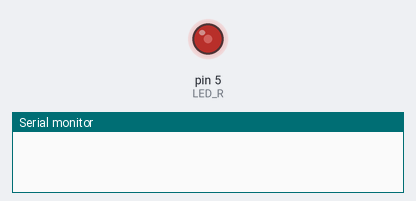
The sketch below on a simulated Arduino Uno, built with avr-gcc and run on an emulated ATmega328P. Parts: output pins drawn as LEDs (lit = HIGH), the last lines printed to the serial monitor. Random numbers use the default seed unless the sketch sets one.

Above: at 0.1 s.
At 10.3 s:
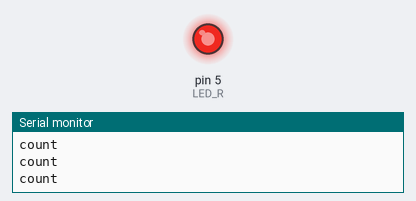
At 18.5 s:
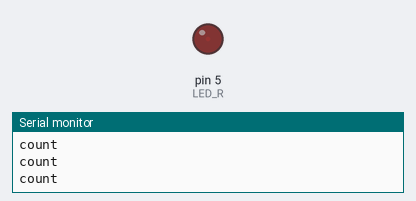
At 36.9 s:
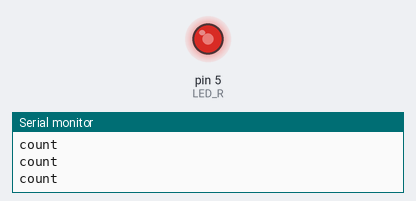
Timing chart, 0 to 40.0 s (numbered marks = the images above):
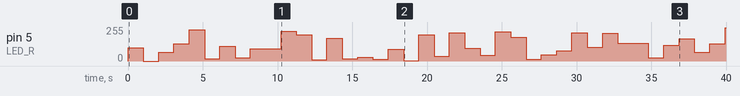

Measured:
- by itself, pin 5 (LED_R): 100/255 → 0/255 at 1.0 s, → 67/255 1.0 s later, → 130/255 1.0 s later, → 234/255 1.0 s later, … (37 changes in this stretch)

The sketch:

lab8_1.ino
```cpp
const int LED_R = 5;
const int LED_G = 10;
const int LED_B = 6;

//void setup(){
//  Serial.begin(9600);
//
//  pinMode(LED_R, OUTPUT); // R
//  pinMode(LED_G, OUTPUT); // G
//  pinMode(LED_B, OUTPUT); // B
//
//  randomSeed(analogRead(A0));
//
//  cli(); // stop interrupts, atomic access to reg.
//
//  // initialize timer1
//  TCCR1A = 0;    TCCR1B = 0;    TCNT1 = 0;
//  TCCR1B |= (1 << WGM12); // turn on CTC
//  TCCR1B |= (1<<CS12) | (1<<CS10); // 1024 prescaler
////  OCR1A = 156;  // target for counting
//  OCR1A = 1564;  // target for counting
////  OCR1A = 31;  // target for counting
//  TIMSK1 |= (1<<OCIE1A); // enable timer compare int.
//
//  // initialize timer0
//  TCCR0A = 0;    TCCR0B = 0;    TCNT0 = 0;
//  TCCR0B |= (1 << WGM12); // turn on CTC
//  TCCR0B |= (1 << CS12) | (1<<CS10); // 1024 prescaler
//  OCR0A = 156;  // target for counting
//  TIMSK0 |= (1<<OCIE0A); // enable timer compare int.
//
//  sei(); // enable all interrupts
//
//}
//
//void loop(){ }
//
//int intensity = -1;
//void led(int intens){
//  intensity = intens;
//}
//
//int counter = 0;
//ISR(TIMER0_COMPA_vect) {
//  counter++;
//  if(counter==100){
//    int randomIntens = random(0, 6);
//    led(randomIntens);
//    counter = 0;
//  }
//}
//
//
//int ledCounter = 0;
//ISR(TIMER1_COMPA_vect) {
//  if(ledCounter<5-intensity){
//    digitalWrite(LED_R, LOW);
//  }
//   else{
//    digitalWrite(LED_R, HIGH);
//  }
//  ledCounter++;
//  ledCounter = ledCounter%5;
//}


//////////////////////////////////////////////////

int toggle;

void setup() {
  pinMode(LED_R, OUTPUT);
  Serial.begin(9600);
  analogWrite(LED_R, 100);
  randomSeed(analogRead(A0));

  cli(); // stop interrupts, atomic access to reg.
  // initialize timer2
  TCCR2A = 0;    TCCR2B = 0;    TCNT2 = 0;
  TCCR2B |= (1 << WGM12); // turn on CTC
  TCCR2B |= (1 << CS12) | (1<<CS10); // 1024 prescaler
  OCR2A = 255;  // target for counting
  TIMSK2 |= (1<< OCIE2A); // enable timer compare int.
  sei(); // enable all interrupts
}

void loop() {}

int counter = 0;
ISR(TIMER2_COMPA_vect) {
  counter++;
  if(counter==500){
    Serial.println("count");
    int randomIntens = random(0, 256);
    analogWrite(LED_R, randomIntens);
    counter = 0;
  }
}
```
